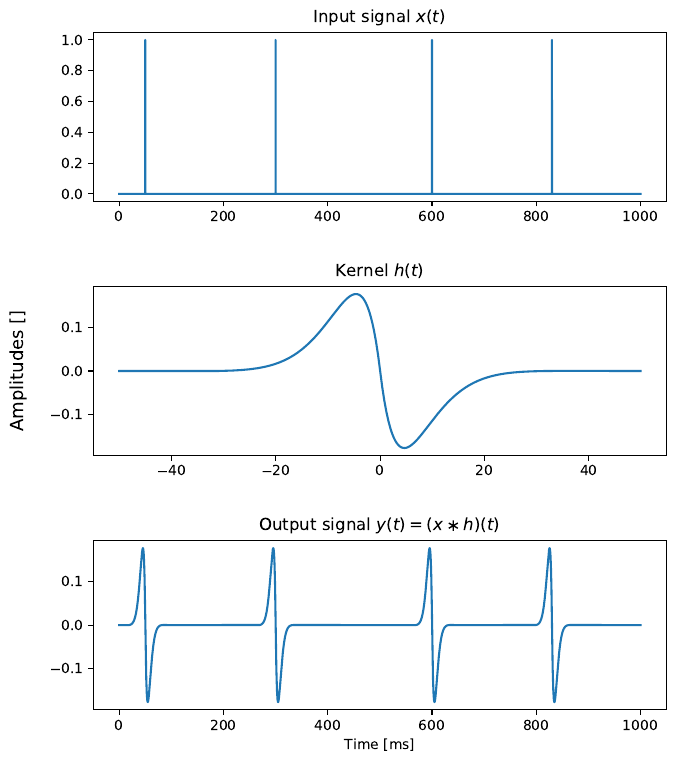

Here is the Python script that generated this plot:
import numpy as np
import matplotlib.pyplot as plt
from matplotlib.gridspec import GridSpec

# define time boundaries
tot_time = 1000 # ms
dts_time = 0.1
num_points = int(tot_time/dts_time) + 1

# input signal. Set a few points to 1, rest to zero.
input = np.zeros(num_points)
input[[500, 3000, 6000, 8300]] = 1
xaxis = np.linspace(0, tot_time, num_points)

""" Generate an interesting signal. Sinusoid which goes to zero around. """
kernsig = np.arange(-50, 50, 0.1)
kernel = -np.sin(0.1*kernsig)
kernel[kernsig>0] *= np.exp(-0.2*(kernsig[kernsig>0]))
kernel[kernsig<0] *= np.exp(0.2*kernsig[kernsig<0])

# convolve into the output signal. Return 'same' shape
output = np.convolve(input, kernel, 'same')

# illustrate
fig = plt.figure(figsize=(7.4, 8.8))
gs = GridSpec(3, 1) # (nrows, ncols)
gs.update(wspace = 0.5, hspace = 0.5)

ax = fig.add_subplot(gs[0,:])
ax.set_title("Input signal $x(t)$")
ax.plot(xaxis, input)

ax = fig.add_subplot(gs[1,:])
ax.set_title("Kernel $h(t)$")
ax.plot(kernsig, kernel)
ax.set_ylabel("Amplitudes []", labelpad=16, size=13)

ax = fig.add_subplot(gs[2,:])
ax.set_title(r"Output signal $y(t) = (x \ast h)(t)$")
ax.plot(xaxis, output)
ax.set_xlabel("Time [ms]")

fig.savefig("convolution_example.pdf", bbox_inches='tight')
print("convolution_example.pdf saved.")
plt.close(fig)
